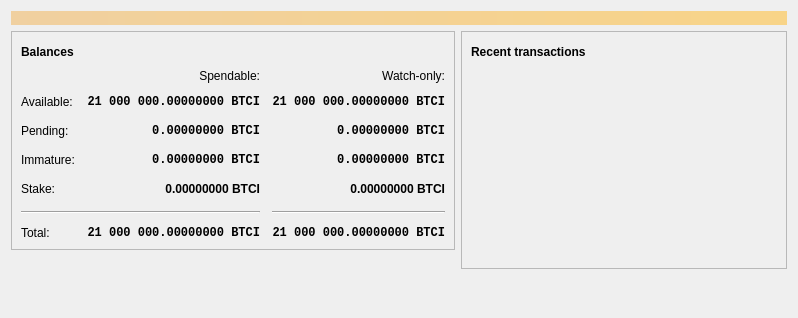
<?xml version="1.0" encoding="UTF-8"?>
<ui version="4.0">
 <class>OverviewPage</class>
 <widget class="QWidget" name="OverviewPage">
  <property name="geometry">
   <rect>
    <x>0</x>
    <y>0</y>
    <width>798</width>
    <height>318</height>
   </rect>
  </property>
  <property name="windowTitle">
   <string>Form</string>
  </property>
  <layout class="QVBoxLayout" name="topLayout">
   <item>
    <widget class="QLabel" name="labelAlerts">
     <property name="visible">
      <bool>false</bool>
     </property>
     <property name="styleSheet">
      <string notr="true">QLabel { background-color: qlineargradient(x1: 0, y1: 0, x2: 1, y2: 0, stop:0 #F0D0A0, stop:1 #F8D488); color:#000000; }</string>
     </property>
     <property name="wordWrap">
      <bool>true</bool>
     </property>
     <property name="margin">
      <number>3</number>
     </property>
     <property name="textInteractionFlags">
      <set>Qt::TextSelectableByMouse</set>
     </property>
    </widget>
   </item>
   <item>
    <layout class="QHBoxLayout" name="horizontalLayout" stretch="1,1">
     <item>
      <layout class="QVBoxLayout" name="verticalLayout_2">
       <item>
        <widget class="QFrame" name="frame">
         <property name="frameShape">
          <enum>QFrame::StyledPanel</enum>
         </property>
         <property name="frameShadow">
          <enum>QFrame::Raised</enum>
         </property>
         <layout class="QVBoxLayout" name="verticalLayout_4">
          <item>
           <layout class="QHBoxLayout" name="horizontalLayout_4">
            <item>
             <widget class="QLabel" name="label_5">
              <property name="font">
               <font>
                <weight>75</weight>
                <bold>true</bold>
               </font>
              </property>
              <property name="text">
               <string>Balances</string>
              </property>
             </widget>
            </item>
            <item>
             <widget class="QPushButton" name="labelWalletStatus">
              <property name="enabled">
               <bool>true</bool>
              </property>
              <property name="maximumSize">
               <size>
                <width>30</width>
                <height>16777215</height>
               </size>
              </property>
              <property name="toolTip">
               <string>The displayed information may be out of date. Your wallet automatically synchronizes with the Bitcoin network after a connection is established, but this process has not completed yet.</string>
              </property>
              <property name="text">
               <string/>
              </property>
              <property name="icon">
               <iconset resource="../bitcoin.qrc">
                <normaloff>:/icons/warning</normaloff>
                <disabledoff>:/icons/warning</disabledoff>:/icons/warning</iconset>
              </property>
              <property name="iconSize">
               <size>
                <width>24</width>
                <height>24</height>
               </size>
              </property>
              <property name="flat">
               <bool>true</bool>
              </property>
             </widget>
            </item>
            <item>
             <spacer name="horizontalSpacer_3">
              <property name="orientation">
               <enum>Qt::Horizontal</enum>
              </property>
              <property name="sizeHint" stdset="0">
               <size>
                <width>40</width>
                <height>20</height>
               </size>
              </property>
             </spacer>
            </item>
           </layout>
          </item>
          <item>
           <layout class="QGridLayout" name="gridLayout">
            <property name="spacing">
             <number>12</number>
            </property>
            <item row="2" column="2">
             <widget class="QLabel" name="labelWatchPending">
              <property name="font">
               <font>
                <family>Monospace</family>
                <weight>75</weight>
                <bold>true</bold>
               </font>
              </property>
              <property name="cursor">
               <cursorShape>IBeamCursor</cursorShape>
              </property>
              <property name="toolTip">
               <string>Unconfirmed transactions to watch-only addresses</string>
              </property>
              <property name="text">
               <string notr="true">0.00000000 BTCI</string>
              </property>
              <property name="alignment">
               <set>Qt::AlignRight|Qt::AlignTrailing|Qt::AlignVCenter</set>
              </property>
              <property name="textInteractionFlags">
               <set>Qt::LinksAccessibleByMouse|Qt::TextSelectableByKeyboard|Qt::TextSelectableByMouse</set>
              </property>
             </widget>
            </item>
            <item row="2" column="1">
             <widget class="QLabel" name="labelUnconfirmed">
              <property name="font">
               <font>
                <family>Monospace</family>
                <weight>75</weight>
                <bold>true</bold>
               </font>
              </property>
              <property name="cursor">
               <cursorShape>IBeamCursor</cursorShape>
              </property>
              <property name="toolTip">
               <string>Total of transactions that have yet to be confirmed, and do not yet count toward the spendable balance</string>
              </property>
              <property name="text">
               <string notr="true">0.00000000 BTCI</string>
              </property>
              <property name="alignment">
               <set>Qt::AlignRight|Qt::AlignTrailing|Qt::AlignVCenter</set>
              </property>
              <property name="textInteractionFlags">
               <set>Qt::LinksAccessibleByMouse|Qt::TextSelectableByKeyboard|Qt::TextSelectableByMouse</set>
              </property>
             </widget>
            </item>
            <item row="3" column="2">
             <widget class="QLabel" name="labelWatchImmature">
              <property name="font">
               <font>
                <family>Monospace</family>
                <weight>75</weight>
                <bold>true</bold>
               </font>
              </property>
              <property name="cursor">
               <cursorShape>IBeamCursor</cursorShape>
              </property>
              <property name="toolTip">
               <string>Mined balance in watch-only addresses that has not yet matured</string>
              </property>
              <property name="text">
               <string notr="true">0.00000000 BTCI</string>
              </property>
              <property name="alignment">
               <set>Qt::AlignRight|Qt::AlignTrailing|Qt::AlignVCenter</set>
              </property>
              <property name="textInteractionFlags">
               <set>Qt::LinksAccessibleByMouse|Qt::TextSelectableByKeyboard|Qt::TextSelectableByMouse</set>
              </property>
             </widget>
            </item>
            <item row="5" column="0" colspan="2">
             <widget class="Line" name="line">
              <property name="orientation">
               <enum>Qt::Horizontal</enum>
              </property>
             </widget>
            </item>
            <item row="5" column="2">
             <widget class="Line" name="lineWatchBalance">
              <property name="sizePolicy">
               <sizepolicy hsizetype="Preferred" vsizetype="Fixed">
                <horstretch>0</horstretch>
                <verstretch>0</verstretch>
               </sizepolicy>
              </property>
              <property name="minimumSize">
               <size>
                <width>140</width>
                <height>0</height>
               </size>
              </property>
              <property name="orientation">
               <enum>Qt::Horizontal</enum>
              </property>
             </widget>
            </item>
            <item row="6" column="0">
             <widget class="QLabel" name="labelTotalText">
              <property name="text">
               <string>Total:</string>
              </property>
             </widget>
            </item>
            <item row="3" column="1">
             <widget class="QLabel" name="labelImmature">
              <property name="font">
               <font>
                <family>Monospace</family>
                <weight>75</weight>
                <bold>true</bold>
               </font>
              </property>
              <property name="cursor">
               <cursorShape>IBeamCursor</cursorShape>
              </property>
              <property name="toolTip">
               <string>Mined balance that has not yet matured</string>
              </property>
              <property name="text">
               <string notr="true">0.00000000 BTCI</string>
              </property>
              <property name="alignment">
               <set>Qt::AlignRight|Qt::AlignTrailing|Qt::AlignVCenter</set>
              </property>
              <property name="textInteractionFlags">
               <set>Qt::LinksAccessibleByMouse|Qt::TextSelectableByKeyboard|Qt::TextSelectableByMouse</set>
              </property>
             </widget>
            </item>
            <item row="2" column="3">
             <spacer name="horizontalSpacer_2">
              <property name="orientation">
               <enum>Qt::Horizontal</enum>
              </property>
              <property name="sizeHint" stdset="0">
               <size>
                <width>40</width>
                <height>20</height>
               </size>
              </property>
             </spacer>
            </item>
            <item row="3" column="0">
             <widget class="QLabel" name="labelImmatureText">
              <property name="text">
               <string>Immature:</string>
              </property>
             </widget>
            </item>
            <item row="4" column="1">
             <widget class="QLabel" name="labelStake">
              <property name="font">
               <font>
                <weight>75</weight>
                <bold>true</bold>
               </font>
              </property>
              <property name="cursor">
               <cursorShape>IBeamCursor</cursorShape>
              </property>
              <property name="toolTip">
               <string>Stake</string>
              </property>
              <property name="text">
               <string notr="true">0.00000000 BTCI</string>
              </property>
              <property name="alignment">
               <set>Qt::AlignRight|Qt::AlignTrailing|Qt::AlignVCenter</set>
              </property>
              <property name="textInteractionFlags">
               <set>Qt::LinksAccessibleByMouse|Qt::TextSelectableByKeyboard|Qt::TextSelectableByMouse</set>
              </property>
             </widget>
            </item>
            <item row="4" column="3">
             <spacer name="horizontalSpacer_4">
              <property name="orientation">
               <enum>Qt::Horizontal</enum>
              </property>
              <property name="sizeHint" stdset="0">
               <size>
                <width>40</width>
                <height>20</height>
               </size>
              </property>
             </spacer>
            </item>
            <item row="4" column="0">
             <widget class="QLabel" name="labelStakeText">
              <property name="text">
                <string>Stake:</string>
              </property>
             </widget>
            </item>
            <item row="4" column="2">
             <widget class="QLabel" name="labelWatchStake">
              <property name="font">
               <font>
                <weight>75</weight>
                <bold>true</bold>
               </font>
              </property>
              <property name="cursor">
               <cursorShape>IBeamCursor</cursorShape>
              </property>
              <property name="toolTip">
               <string>Watch Stake</string>
              </property>
              <property name="text">
               <string notr="true">0.00000000 BTCI</string>
              </property>
              <property name="alignment">
               <set>Qt::AlignRight|Qt::AlignTrailing|Qt::AlignVCenter</set>
              </property>
              <property name="textInteractionFlags">
               <set>Qt::LinksAccessibleByMouse|Qt::TextSelectableByKeyboard|Qt::TextSelectableByMouse</set>
              </property>
             </widget>
            </item>
            <item row="6" column="1">
             <widget class="QLabel" name="labelTotal">
              <property name="font">
               <font>
                <family>Monospace</family>
                <weight>75</weight>
                <bold>true</bold>
               </font>
              </property>
              <property name="cursor">
               <cursorShape>IBeamCursor</cursorShape>
              </property>
              <property name="toolTip">
               <string>Your current total balance</string>
              </property>
              <property name="text">
               <string notr="true">21 000 000.00000000 BTCI</string>
              </property>
              <property name="alignment">
               <set>Qt::AlignRight|Qt::AlignTrailing|Qt::AlignVCenter</set>
              </property>
              <property name="textInteractionFlags">
               <set>Qt::LinksAccessibleByMouse|Qt::TextSelectableByKeyboard|Qt::TextSelectableByMouse</set>
              </property>
             </widget>
            </item>
            <item row="6" column="2">
             <widget class="QLabel" name="labelWatchTotal">
              <property name="font">
               <font>
                <family>Monospace</family>
                <weight>75</weight>
                <bold>true</bold>
               </font>
              </property>
              <property name="cursor">
               <cursorShape>IBeamCursor</cursorShape>
              </property>
              <property name="toolTip">
               <string>Current total balance in watch-only addresses</string>
              </property>
              <property name="text">
               <string notr="true">21 000 000.00000000 BTCI</string>
              </property>
              <property name="alignment">
               <set>Qt::AlignRight|Qt::AlignTrailing|Qt::AlignVCenter</set>
              </property>
              <property name="textInteractionFlags">
               <set>Qt::LinksAccessibleByMouse|Qt::TextSelectableByKeyboard|Qt::TextSelectableByMouse</set>
              </property>
             </widget>
            </item>
            <item row="0" column="2">
             <widget class="QLabel" name="labelWatchonly">
              <property name="text">
               <string>Watch-only:</string>
              </property>
              <property name="alignment">
               <set>Qt::AlignRight|Qt::AlignTrailing|Qt::AlignVCenter</set>
              </property>
             </widget>
            </item>
            <item row="1" column="0">
             <widget class="QLabel" name="labelBalanceText">
              <property name="text">
               <string>Available:</string>
              </property>
             </widget>
            </item>
            <item row="1" column="1">
             <widget class="QLabel" name="labelBalance">
              <property name="font">
               <font>
                <family>Monospace</family>
                <weight>75</weight>
                <bold>true</bold>
               </font>
              </property>
              <property name="cursor">
               <cursorShape>IBeamCursor</cursorShape>
              </property>
              <property name="toolTip">
               <string>Your current spendable balance</string>
              </property>
              <property name="text">
               <string notr="true">21 000 000.00000000 BTCI</string>
              </property>
              <property name="alignment">
               <set>Qt::AlignRight|Qt::AlignTrailing|Qt::AlignVCenter</set>
              </property>
              <property name="textInteractionFlags">
               <set>Qt::LinksAccessibleByMouse|Qt::TextSelectableByKeyboard|Qt::TextSelectableByMouse</set>
              </property>
             </widget>
            </item>
            <item row="1" column="2">
             <widget class="QLabel" name="labelWatchAvailable">
              <property name="font">
               <font>
                <family>Monospace</family>
                <weight>75</weight>
                <bold>true</bold>
               </font>
              </property>
              <property name="cursor">
               <cursorShape>IBeamCursor</cursorShape>
              </property>
              <property name="toolTip">
               <string>Your current balance in watch-only addresses</string>
              </property>
              <property name="text">
               <string notr="true">21 000 000.00000000 BTCI</string>
              </property>
              <property name="alignment">
               <set>Qt::AlignRight|Qt::AlignTrailing|Qt::AlignVCenter</set>
              </property>
              <property name="textInteractionFlags">
               <set>Qt::LinksAccessibleByMouse|Qt::TextSelectableByKeyboard|Qt::TextSelectableByMouse</set>
              </property>
             </widget>
            </item>
            <item row="2" column="0">
             <widget class="QLabel" name="labelPendingText">
              <property name="text">
               <string>Pending:</string>
              </property>
             </widget>
            </item>
            <item row="0" column="1">
             <widget class="QLabel" name="labelSpendable">
              <property name="text">
               <string>Spendable:</string>
              </property>
              <property name="alignment">
               <set>Qt::AlignRight|Qt::AlignTrailing|Qt::AlignVCenter</set>
              </property>
             </widget>
            </item>
           </layout>
          </item>
         </layout>
        </widget>
       </item>
       <item>
        <spacer name="verticalSpacer">
         <property name="orientation">
          <enum>Qt::Vertical</enum>
         </property>
         <property name="sizeHint" stdset="0">
          <size>
           <width>20</width>
           <height>40</height>
          </size>
         </property>
        </spacer>
       </item>
      </layout>
     </item>
     <item>
      <layout class="QVBoxLayout" name="verticalLayout_3">
       <item>
        <widget class="QFrame" name="frame_2">
         <property name="frameShape">
          <enum>QFrame::StyledPanel</enum>
         </property>
         <property name="frameShadow">
          <enum>QFrame::Raised</enum>
         </property>
         <layout class="QVBoxLayout" name="verticalLayout">
          <item>
           <layout class="QHBoxLayout" name="horizontalLayout_2">
            <item>
             <widget class="QLabel" name="label_4">
              <property name="font">
               <font>
                <weight>75</weight>
                <bold>true</bold>
               </font>
              </property>
              <property name="text">
               <string>Recent transactions</string>
              </property>
             </widget>
            </item>
            <item>
             <widget class="QPushButton" name="labelTransactionsStatus">
              <property name="enabled">
               <bool>true</bool>
              </property>
              <property name="maximumSize">
               <size>
                <width>30</width>
                <height>16777215</height>
               </size>
              </property>
              <property name="toolTip">
               <string>The displayed information may be out of date. Your wallet automatically synchronizes with the Bitcoin network after a connection is established, but this process has not completed yet.</string>
              </property>
              <property name="text">
               <string/>
              </property>
              <property name="icon">
               <iconset resource="../bitcoin.qrc">
                <normaloff>:/icons/warning</normaloff>
                <disabledoff>:/icons/warning</disabledoff>:/icons/warning</iconset>
              </property>
              <property name="iconSize">
               <size>
                <width>24</width>
                <height>24</height>
               </size>
              </property>
              <property name="flat">
               <bool>true</bool>
              </property>
             </widget>
            </item>
            <item>
             <spacer name="horizontalSpacer">
              <property name="orientation">
               <enum>Qt::Horizontal</enum>
              </property>
              <property name="sizeHint" stdset="0">
               <size>
                <width>40</width>
                <height>20</height>
               </size>
              </property>
             </spacer>
            </item>
           </layout>
          </item>
          <item>
           <widget class="QListView" name="listTransactions">
            <property name="styleSheet">
             <string notr="true">QListView { background: transparent; }</string>
            </property>
            <property name="frameShape">
             <enum>QFrame::NoFrame</enum>
            </property>
            <property name="verticalScrollBarPolicy">
             <enum>Qt::ScrollBarAlwaysOff</enum>
            </property>
            <property name="horizontalScrollBarPolicy">
             <enum>Qt::ScrollBarAlwaysOff</enum>
            </property>
            <property name="selectionMode">
             <enum>QAbstractItemView::NoSelection</enum>
            </property>
           </widget>
          </item>
         </layout>
        </widget>
       </item>
       <item>
        <spacer name="verticalSpacer_2">
         <property name="orientation">
          <enum>Qt::Vertical</enum>
         </property>
         <property name="sizeHint" stdset="0">
          <size>
           <width>20</width>
           <height>40</height>
          </size>
         </property>
        </spacer>
       </item>
      </layout>
     </item>
    </layout>
   </item>
  </layout>
 </widget>
 <resources/>
 <connections/>
</ui>
